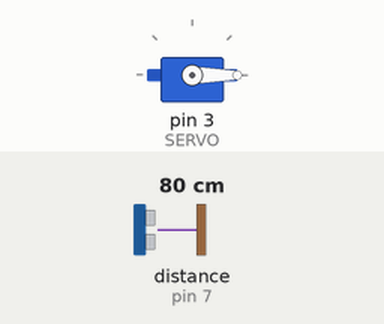
Simulated run of this program. Board: Arduino Nano, built with avr-gcc and run on an emulated ATmega328P. Parts: servo. Inputs (shaded band) come from the test bench; at power-on: distance to the obstacle (sensor on pin 7) 80 cm. The echo pulse lasts 58.3 µs per cm.

Above: at 1.2 s.
1.3 s: distance to the obstacle (sensor on pin 7) set to 2 cm
At 1.54 s:
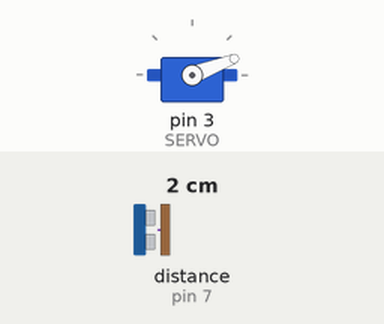
At 2.6 s:
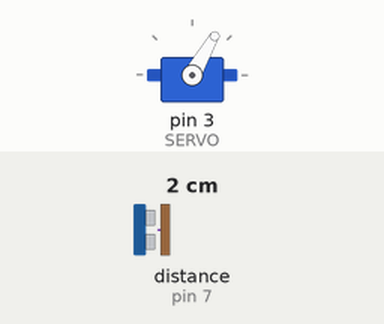
3.0 s: distance to the obstacle (sensor on pin 7) set to 4 cm
4.5 s: distance to the obstacle (sensor on pin 7) set to 7 cm
At 5.4 s:
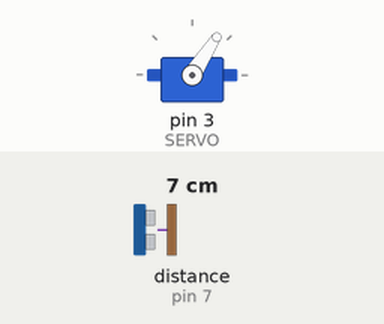
Timing chart, 0 to 7.5 s (numbered marks = the images above; inputs shaded):
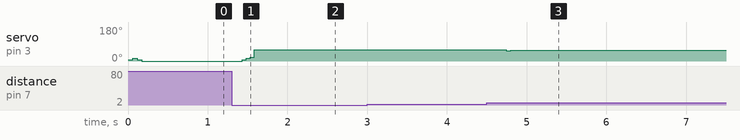

Measured:
- after the input at 1.3 s, servo on pin 3 (SERVO): 0° → 60° after 0.13 s
- after the input at 3.0 s, every drawn part: stays the same
- after the input at 4.5 s, servo on pin 3 (SERVO): 60° → 57° after 0.25 s

The program:

main.cpp
```cpp
#include <Arduino.h>
#include <Ultrasonic.h>
#include <Servo.h>

#define TRIG  6
#define ECHO  7
#define SERVO 3

#define SERVO_MIN 0   // closed mouth
#define SERVO_MAX 60  // open mouth

#define DIST_MAX  40  // cm
#define DIST_MIN  5

#define FILTER_STEP 4

Ultrasonic ultrasonic(TRIG, ECHO);
unsigned int distance_old = DIST_MAX;
unsigned int dst[5] = {DIST_MAX};
uint8_t i = 0;

Servo servo;

void setup() {
  servo.attach(SERVO);
  servo.write(0);
  Serial.begin(115200);
}

int compare(const void* a, const void* b) {
     int int_a = * ( (int*) a );
     int int_b = * ( (int*) b );

     if ( int_a == int_b ) return 0;
     else if ( int_a < int_b ) return -1;
     else return 1;
}

unsigned int get_filtered(void) {
  qsort(dst, (sizeof(dst) / sizeof(dst[0])), sizeof(unsigned int), compare);
  return dst[(sizeof(dst) / sizeof(dst[0])) / 2];
}

void loop() {
  unsigned int distance = ultrasonic.read(); // raw
  distance = constrain(distance, DIST_MIN, DIST_MAX);

  dst[i++] = distance;
  if(i > (sizeof(dst) / sizeof(dst[0]))) {
    i = 0;
  }

  distance = get_filtered();

  if(abs(distance_old - distance) > FILTER_STEP) {
    distance = distance_old + ((distance > distance_old)?FILTER_STEP:(FILTER_STEP*(-1)));
  }
  distance_old = distance;

  uint16_t val = (uint16_t)map(distance, DIST_MIN, DIST_MAX, SERVO_MAX, SERVO_MIN);
  servo.write(val);

  // Serial.print("Distance in CM: ");
  // Serial.println(distance);
  delay(50);
}
```
